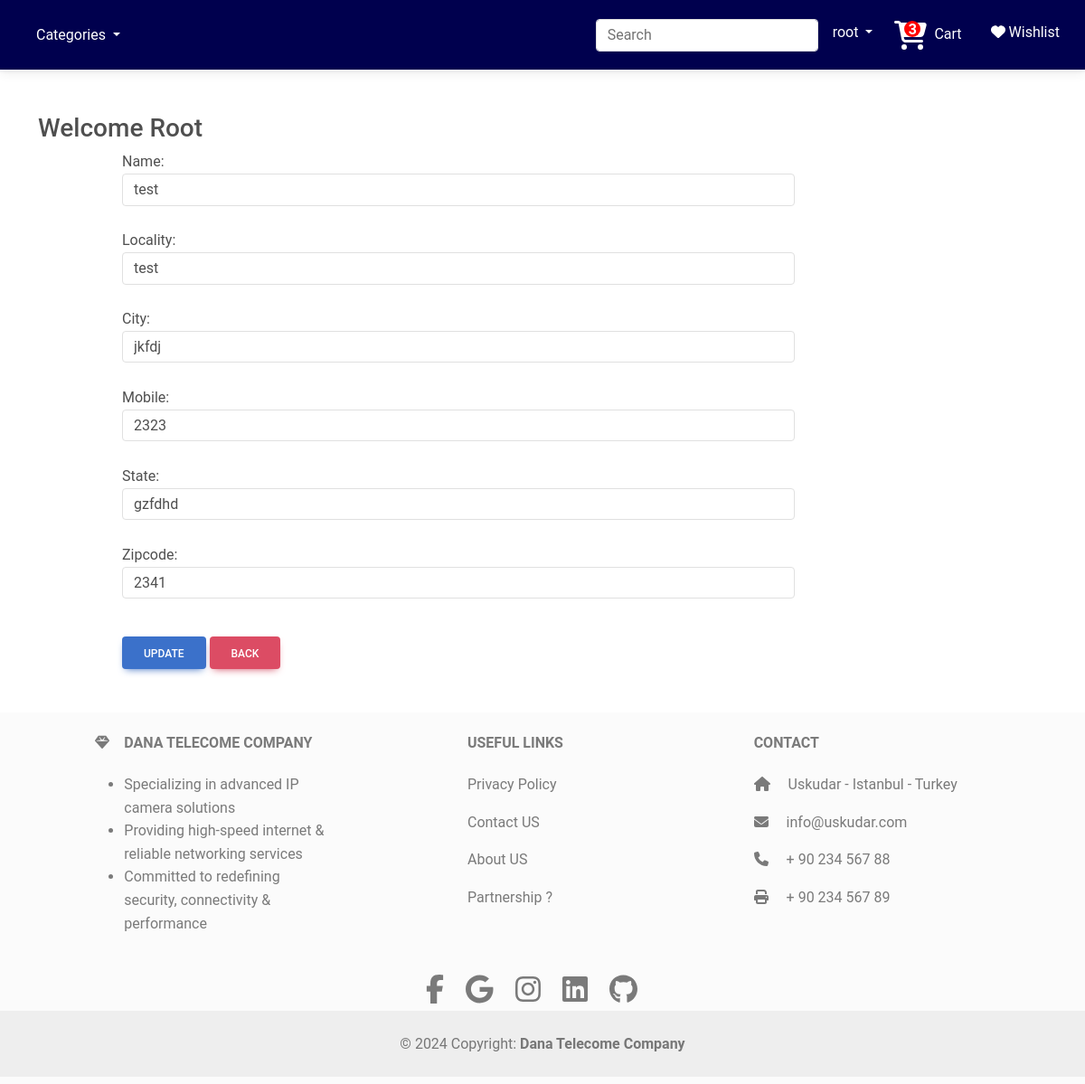
The app's page /updateAddress/13 (signed in) with its own data.
### app/models.py (models this page shows, shortened)
class Customer(models.Model):
    user = models.ForeignKey(User,on_delete=models.CASCADE)
    name = models.CharField(max_length=200)
    locality = models.CharField(max_length=200)
    city = models.CharField(max_length=50)
    mobile = models.IntegerField(default=0)
    zipcode = models.IntegerField()
    state = models.CharField( max_length=100)

### app/views.py (the view, shortened to what this page needs)
# urls.py: path('updateAddress/<int:pk>', views.updateAdress.as_view(),name = 'updateAddress'),
@method_decorator(login_required,name='dispatch')
class updateAdress(View):
    def get(self,request,pk):
        adr = Customer.objects.get(pk=pk)
        form = CustomerProfileForm(instance=adr)
        totalitem=0
        wishitem=0
        if request.user.is_authenticated:
            totalitem = len(Cart.objects.filter(user=request.user))
            wishitem = len(Whishlist.objects.filter(user=request.user))
        return render(request, 'app/updateAddress.html',locals())

### app/forms.py
class CustomerProfileForm(forms.ModelForm):
    class Meta:
        model = Customer
        fields = ['name','locality','city','mobile','state', 'zipcode']
        widgets={
            'name':forms.TextInput(attrs={'class':'form-control'}),
            'locality':forms.TextInput(attrs={'class':'form-control'}),
            'city':forms.TextInput(attrs={'class':'form-control'}),
            'mobile':forms.NumberInput(attrs={'class':'form-control'}),
            'state':forms.TextInput(attrs={'class':'form-control'}),
            'zipcode':forms.NumberInput(attrs={'class':'form-control'}),
        }

### app/templates/app/updateAddress.html (shortened to what this page needs)
{% extends "app/base.html" %}
{% load static %}
{%block main-content%}
<div class="container my-5 flex-grow-1">
    <div class="row">
        <h3>Welcome <span class="text-capitalize">{{ request.user }}</span></h3>
    </div>
    <div class="col-sm-8 offset-sm-1">
        <form action="" method="post">
            {% for fm in form %}
            {{ fm.label_tag }} {{ fm }} <small class="text-danger">{{ fm.errors | striptags }}</small><br>
            {% endfor %}
            <div class="col-12 mt-3">
                <button type="submit" class="btn btn-primary">Update</button>
                <a href="{% url 'address'%}" type='button' class="btn btn-danger">Back</a>
            </div>
        </form>
    </div>
</div>
{% endblock main-content%}

### app/templates/app/base.html (shortened to what this page needs)
<!DOCTYPE html>
{% load static %}
<html lang="en">
<head>
    <link href="https://cdn.jsdelivr.net/npm/bootstrap@5.3.2/dist/css/bootstrap.min.css" rel="stylesheet">
    <link rel="stylesheet" href="{% static 'app/css/owl.carousel.min.css' %}">
    <link rel="stylesheet" href="{% static 'app/css/style.css' %}">
    <link rel="stylesheet" href="{% static 'app/css/all.min.css' %}">
    <link href="https://cdnjs.cloudflare.com/ajax/libs/font-awesome/6.0.0-beta3/css/all.min.css" rel="stylesheet">
    <link href="{% static 'mdb/css/mdb.min.css' %}" rel="stylesheet">
    <link href="{% static 'fontawesomefree/css/fontawesome.css' %}" rel="stylesheet" type="text/css">
    <link href="{% static 'fontawesomefree/css/brands.css' %}" rel="stylesheet" type="text/css">
    <link href="{% static 'fontawesomefree/css/solid.css' %}" rel="stylesheet" type="text/css">
  </head>
</head>
<body class="d-flex flex-column min-vh-100">
  <nav class="navbar navbar-expand-lg " style="background-color: #00004e;">
    <div class="container-fluid">
      <a class="navbar-brand" href="/">
      </a>
      <div class="collapse navbar-collapse " id="navbarSupportedContent">
        <ul class="navbar-nav me-auto mb-2 mb-lg-0 ">
        <li class="nav-item dropdown">
          <a class="nav-link dropdown-toggle text-white" href="#" role="button" data-bs-toggle="dropdown" aria-expanded="false">
            Categories
          </a>
        </li>
        </ul>
        <form class="d-flex" role="search" action="/search">
          <input class="form-control me-2" name="search" id="searchInput" type="search" placeholder="Search" aria-label="Search">
      </form>
      </div>
      <ul class="navbar-nav me-auto mb-2 mb-lg-0">
        <li class="nav-item dropdown">
          <a class="nav-link dropdown-toggle text-white" href="#" role="button" data-bs-toggle="dropdown" aria-expanded="false">
          {{request.user}}
          </a>
          {% if request.user.is_authenticated %}
        </li>
          <li class="nav-item mx-2">
            <a href="{% url 'showcart' %}" class="nav-link text-white">
                {% if totalitem > 0 %}
                <span class="fa-stack" style="position: relative;">
                  <span class="fa-solid fa-cart-shopping fa-2xl"></span>
                  <strong class="fa-stack-1x" style="color: red; position: absolute; top: -5px; right: 4px;">
                    <i class="fas fa-circle" style="font-size: 18px; color: red;"></i>
                  </strong>
                  <strong class="fa-stack-1x" style="color: white; position: absolute; top: -6px; right: 8px;">
                    {{ totalitem }}
                  </strong>
                </span>
                {% endif %}
                Cart
            </a>
        </li>
      <li class="nav-item mx-2">
        <a href="{% url 'showwishlist' %}" class="nav-link text-white">
            <span class="heart-icon">
                <i class="fa fa-heart{% if wishitem > 0 %} text-danger{% else %} text-white{% endif %}"></i>
            </span>
            Wishlist
        </a>
    </li>
        {% endif %}
      </ul>
    </div>
  </nav>
  {% block main-content %}{% endblock main-content %}
<footer class="text-center text-lg-start bg-body-tertiary text-muted py-2">
  <section class="">
    <div class="container text-center text-md-start mt-3">
      <div class="row mt-3">
        <div class="col-md-3 col-lg-4 col-xl-3 mx-auto mb-4">
          <h6 class="text-uppercase fw-bold mb-4">
            <i class="fas fa-gem me-3"></i>Dana Telecome Company
          </h6>
          <ul>
            <li>Specializing in advanced IP camera solutions</li>
            <li>Providing high-speed internet & reliable networking services</li>
            <li>Committed to redefining security, connectivity & performance</li>
          </ul>
        </div>
        <div class="col-md-3 col-lg-2 col-xl-2 mx-auto mb-4">
          <h6 class="text-uppercase fw-bold mb-4">
            Useful links
          </h6>
          <p>
            <a href="#!" class="text-reset">Privacy Policy</a>
          </p>
          <p>
            <a href="{% url 'contact' %}" class="text-reset">Contact US</a>
          </p>
          <p>
            <a href="{% url 'about' %}" class="text-reset">About US</a>
          </p>
          <p>
            <a href="#!" class="text-reset">Partnership ?</a>
          </p>
        </div>
        <div class="col-md-4 col-lg-3 col-xl-3 mx-auto mb-md-0 mb-4">
          <h6 class="text-uppercase fw-bold mb-4">Contact</h6>
          <p><i class="fas fa-home me-3"></i> Uskudar - Istanbul - Turkey</p>
          <p>
            <i class="fas fa-envelope me-3"></i>
            info@uskudar.com
          </p>
          <p><i class="fas fa-phone me-3"></i> + 90 234 567 88</p>
          <p><i class="fas fa-print me-3"></i> + 90 234 567 89</p>
        </div>
      </div>
    </div>
  </section>
  <section class="d-flex justify-content-center p-1" style="">
    <div class=" d-flex justify-content-center">
      <a href="" class="me-4 text-reset">
        <i class="fab fa-facebook-f" style="font-size:2em"></i>
      </a>
      <a href="" class="me-4 text-reset">
        <i class="fab fa-google" style="font-size:2em"></i>
      </a>
      <a href="" class="me-4 text-reset">
        <i class="fab fa-instagram" style="font-size:2em"></i>
      </a>
      <a href="" class="me-4 text-reset">
        <i class="fab fa-linkedin" style="font-size:2em"></i>
      </a>
      <a href="" class="me-4 text-reset">
        <i class="fab fa-github" style="font-size:2em"></i>
      </a>
    </div>
  </section>
  <div class="text-center p-4" style="background-color: rgba(0, 0, 0, 0.05);">
    © 2024 Copyright:
    <a class="text-reset fw-bold" href="https://google.com">Dana Telecome Company</a>
  </div>
</footer>
</body>
</html>

### app/static/app/css/style.css (style rules this page uses)
.heart-icon { position: relative; display: inline-block; }

### records on screen
Customer: form "test" "test" "jkfdj" "2323" "gzfdhd" "2341"

### other values on screen
{{ request.user }} "root"
{{ totalitem }} "3"
{{ request.user }} "Root"
{{ fm.label_tag }} "Name:" "Locality:" "City:" "Mobile:" "State:" "Zipcode:"
